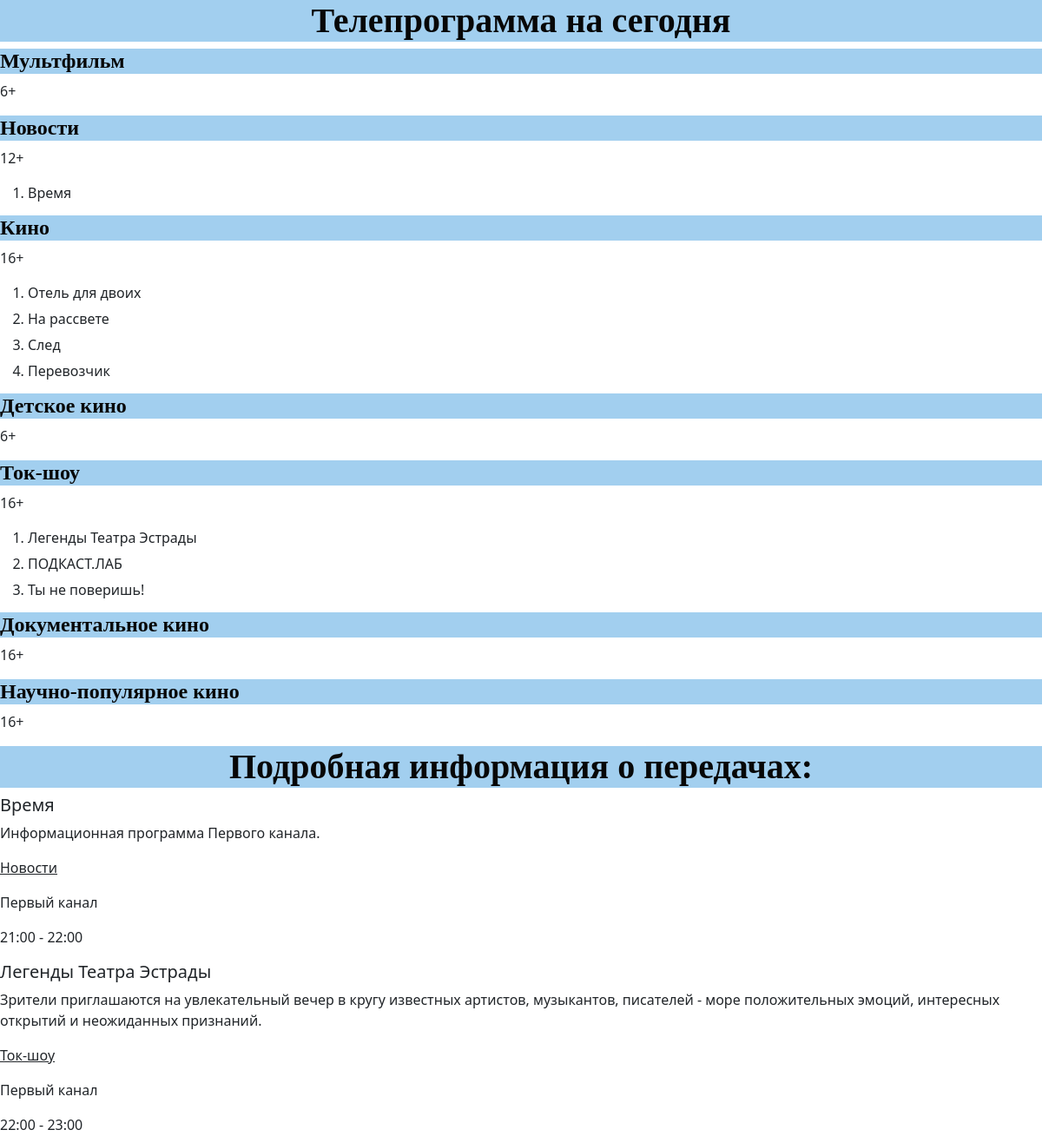
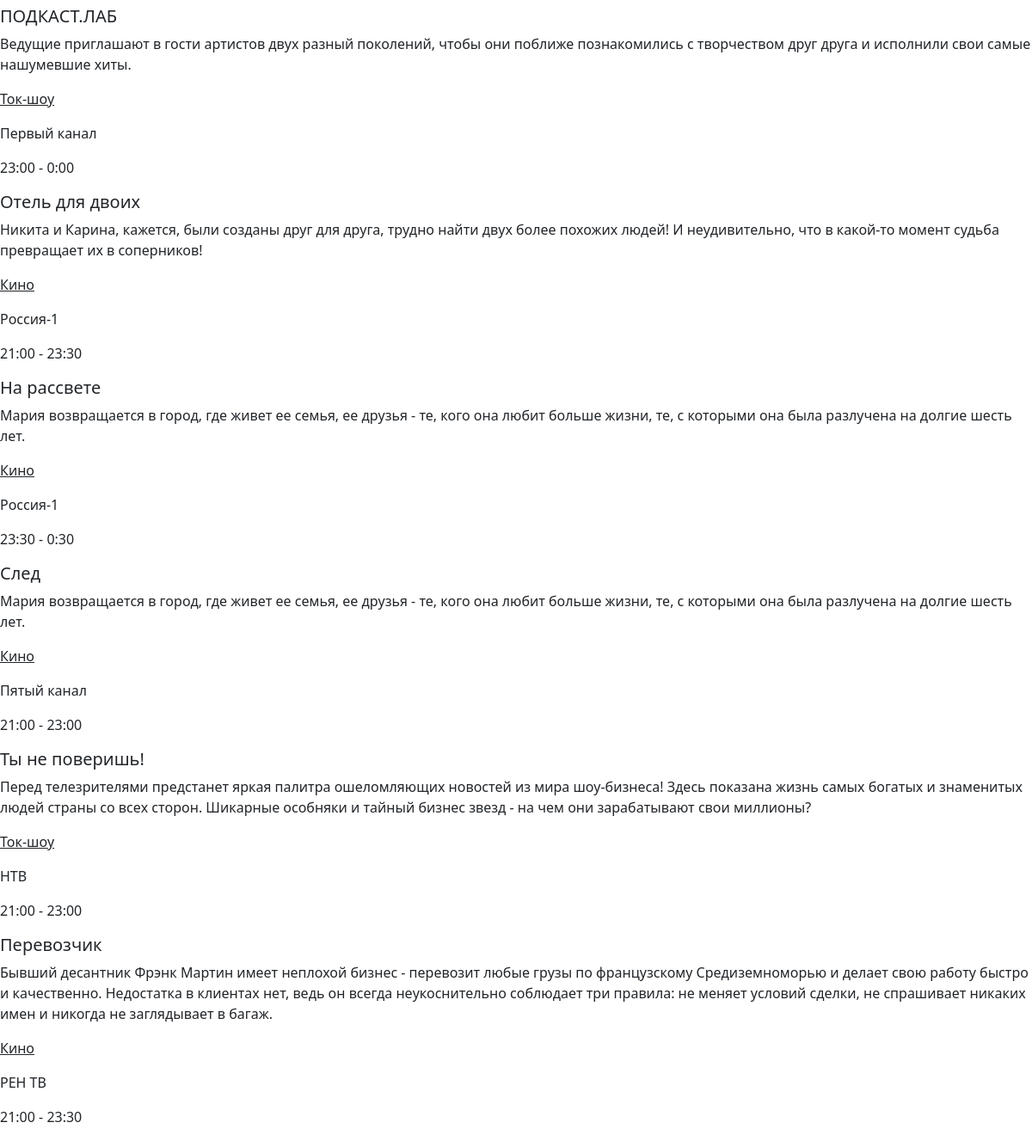
Before: / with the older database file (2 pictures, top to bottom).
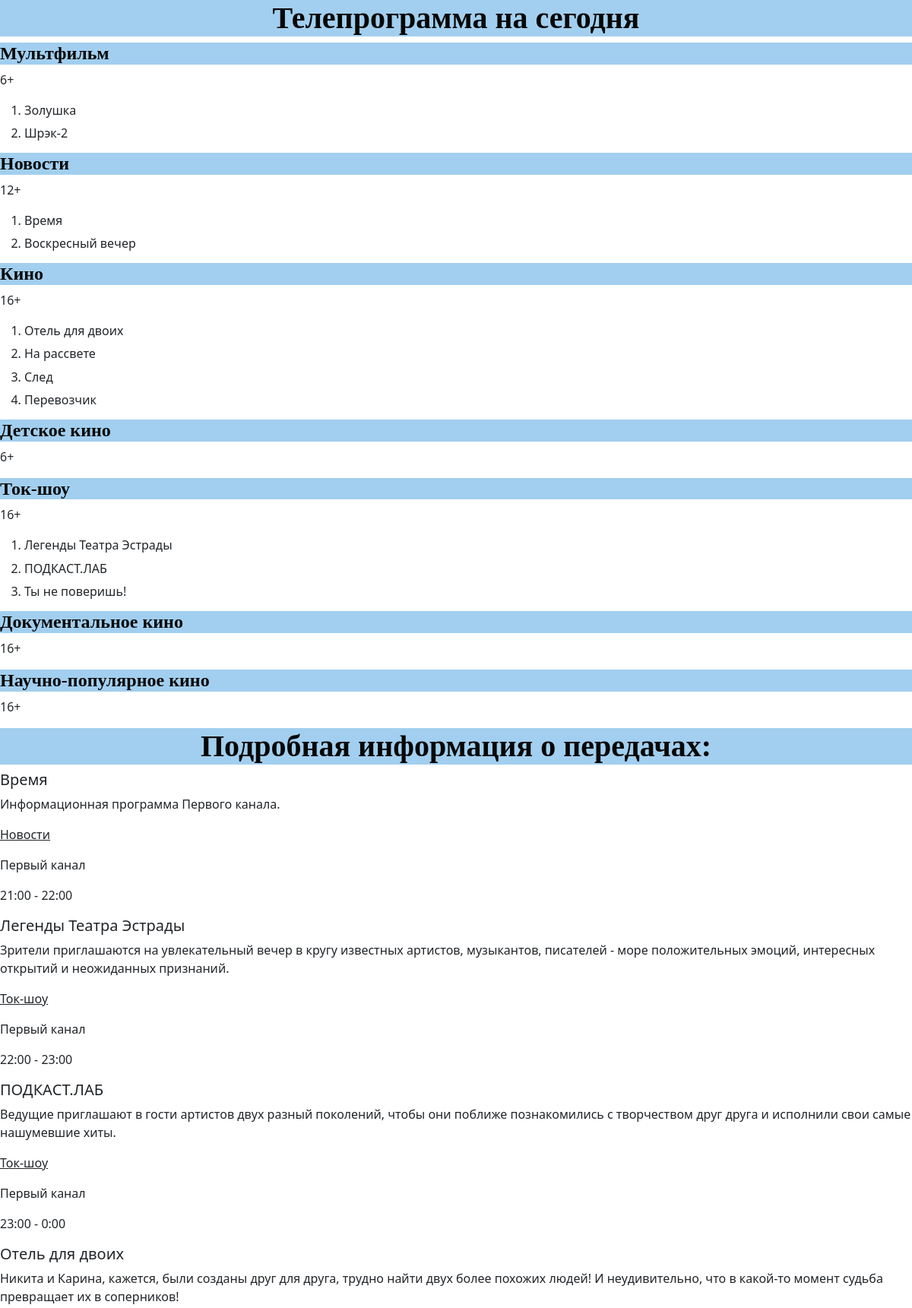
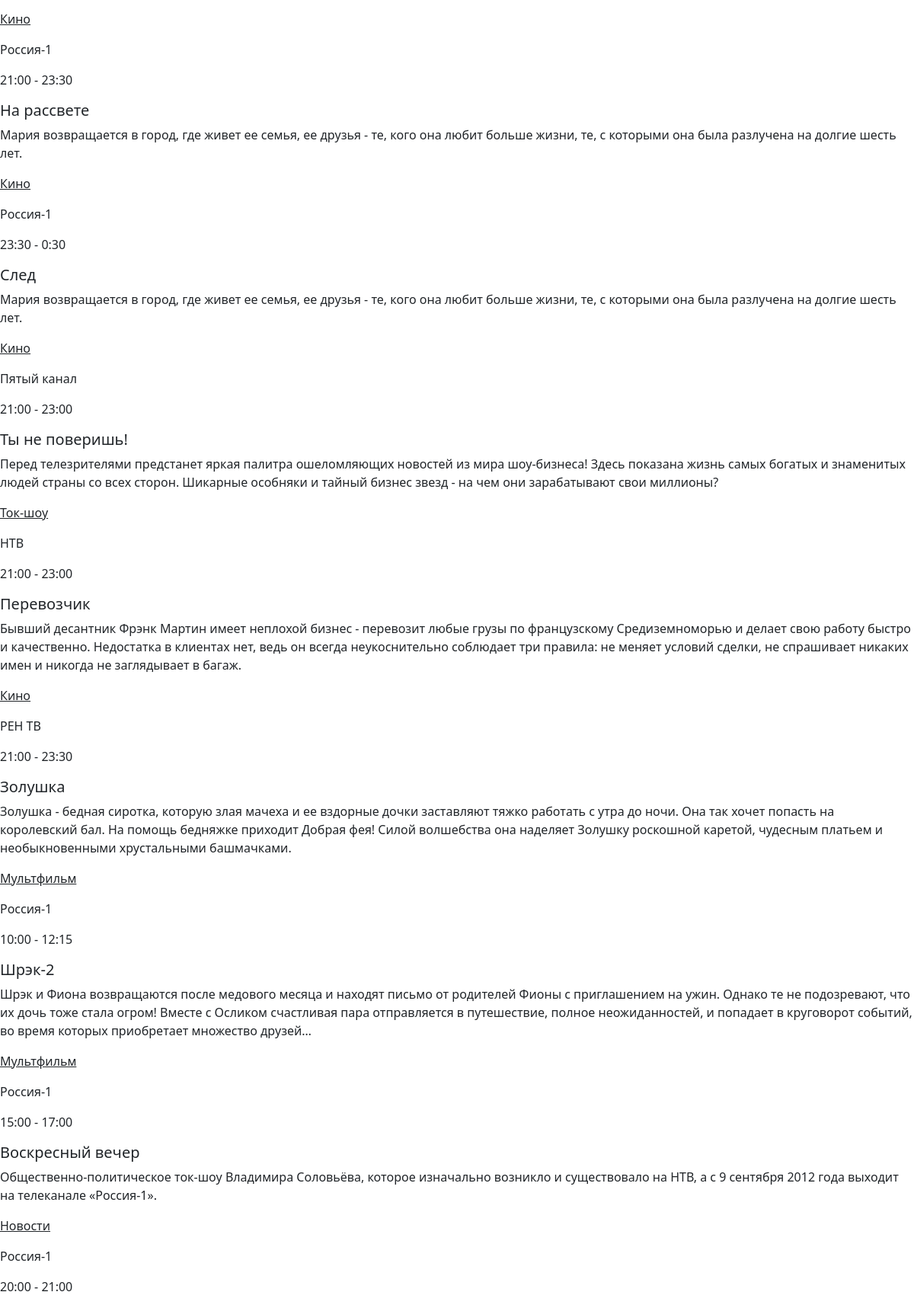
After: the same page with the newer database file (2 pictures, top to bottom).
### btest/models.py (models this page shows)
class Type(models.Model):
  title = models.CharField(max_length=30, verbose_name='Название типа передачи')
  content = models.CharField(max_length=30, verbose_name='Возрастной ценз')
  class Meta:
    verbose_name_plural = 'Типы передач'
    verbose_name = 'Тип передач'

class TVShows(models.Model):
  title = models.CharField(max_length=30, verbose_name='Название передачи')
  content = models.TextField(null=True, blank=True, verbose_name='Описание')
  type = models.TextField(null=True, blank=True, verbose_name='Тип передачи')
  chanell = models.TextField(null=True, blank=True, verbose_name='Канал трансляции')
  timestart = models.TimeField(null=True, blank=True, verbose_name='Время начала')
  timeend = models.TimeField(null=True, blank=True, verbose_name='Время окончания')
  class Meta:
    verbose_name_plural = 'Передачи'
    verbose_name = 'Передача'

### btest/views.py (the view)
# urls.py: path('', index),
def index(request):
    bbs = Chanells.objects.all()
    tv_shows = TVShows.objects.all()
    type_shows = Type.objects.all()
    data = {'bbs': bbs, 'tv_shows': tv_shows, 'type_shows': type_shows}
    return HttpResponse(render(request, "btest/index.html", data))

### btest/templates/btest/index.html (shortened to what this page needs)
<!DOCTYPE html>
<html lang="ru">
<head>
	{% load bootstrap5 %}
	{% bootstrap_css %}
</head>
<body>
	<h1><center><b>Телепрограмма на сегодня</b></center></h1>
    {% for type_show in type_shows %}
    <div>
        <h4><b>{{ type_show.title }}</b></h4>
        <p>{{ type_show.content }}</p>
	</div>
    <ol>
    {% for tv_show in tv_shows %}
    {% if tv_show.type == type_show.title %}
    <li>
    <div>
        <h6>{{ tv_show.title }}</h6>
	</div>
    </li>
    {% endif %}
    {% endfor %}
    </ol>
    {% endfor %}
    <h1><center><b>Подробная информация о передачах:</b></center></h1>
    {% for tv_show in tv_shows %}
    <div>
        <h5>{{ tv_show.title }}</h5>
        <p>{{ tv_show.content }}</p>
        <p><u>{{ tv_show.type }}</u></p>
        <p>{{ tv_show.chanell }}</p>
        <p>{{ tv_show.timestart }} {{'-'}} {{ tv_show.timeend }}</p>
    </div>
    {% endfor %}
</body>
</html>

### btest/templates/btest/index.html (style rules this page uses)
h1 { color: rgb(7, 7, 7); font-family: "Times New Roman", Georgia, Serif; background-color: rgb(162, 207, 239); }
h4 { color: rgb(7, 7, 7); font-family: "Times New Roman", Georgia, Serif; background-color: rgb(162, 207, 239); }

Changed rows visible on the page:
added TVShows: title "Золушка", content "Золушка - бедная сиротка, которую злая мачеха и ее вздорные дочки заставляют тяжко работать с утра до ночи. Она так хочет попасть на королевский бал. На помощь бедняжке приходит Добрая фея! Силой волшебства она наделяет Золушку роскошной каретой, чудесным платьем и необыкновенными хрустальными башмачками.", type "Мультфильм", chanell "Россия-1", timestart "10:00", value "-", timeend "12:15"
added TVShows: title "Шрэк-2", content "Шрэк и Фиона возвращаются после медового месяца и находят письмо от родителей Фионы с приглашением на ужин. Однако те не подозревают, что их дочь тоже стала огром! Вместе с Осликом счастливая пара отправляется в путешествие, полное неожиданностей, и попадает в круговорот событий, во время которых приобретает множество друзей…", type "Мультфильм", chanell "Россия-1", timestart "15:00", value "-", timeend "17:00"
added TVShows: title "Воскресный вечер", content "Общественно-политическое ток-шоу Владимира Соловьёва, которое изначально возникло и существовало на НТВ, а с 9 сентября 2012 года выходит на телеканале «Россия-1».", type "Новости", chanell "Россия-1", timestart "20:00", value "-", timeend "21:00"
